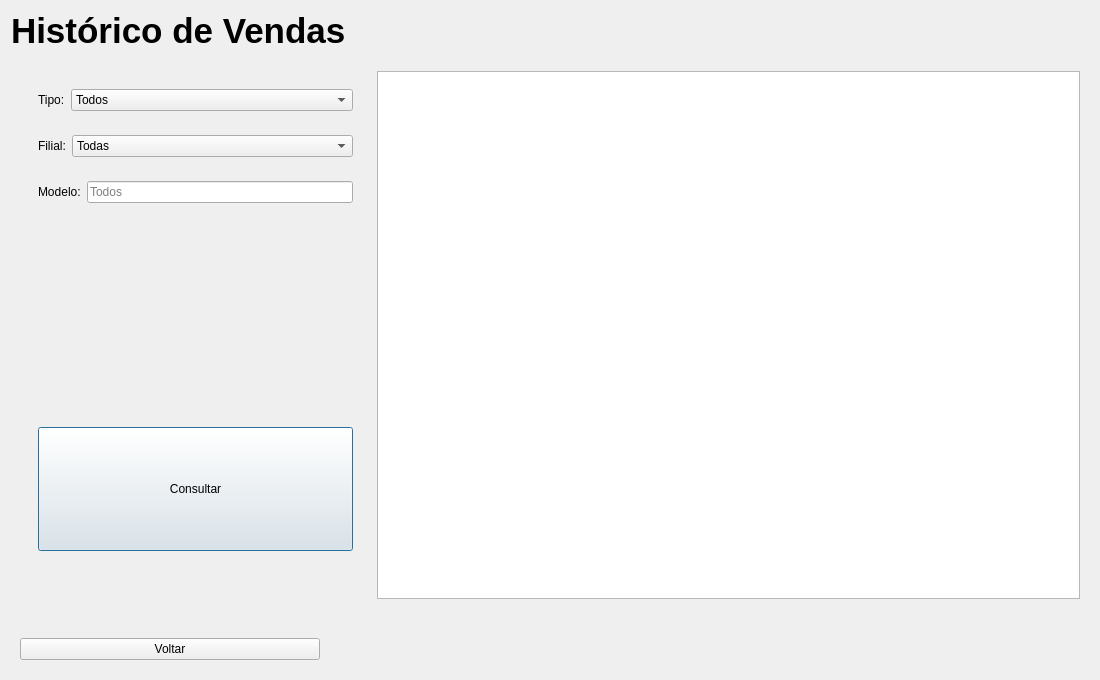
<?xml version="1.0" encoding="UTF-8"?>
<ui version="4.0">
 <class>TelaConsultaEstoque</class>
 <widget class="QDialog" name="TelaConsultaEstoque">
  <property name="geometry">
   <rect>
    <x>0</x>
    <y>0</y>
    <width>1100</width>
    <height>680</height>
   </rect>
  </property>
  <property name="windowTitle">
   <string>Dialog</string>
  </property>
  <layout class="QVBoxLayout" name="verticalLayout">
   <item>
    <widget class="QLabel" name="txt">
     <property name="font">
      <font>
       <pointsize>26</pointsize>
       <bold>true</bold>
      </font>
     </property>
     <property name="text">
      <string>Histórico de Vendas</string>
     </property>
    </widget>
   </item>
   <item>
    <spacer name="verticalSpacer_3">
     <property name="orientation">
      <enum>Qt::Vertical</enum>
     </property>
     <property name="sizeType">
      <enum>QSizePolicy::Fixed</enum>
     </property>
     <property name="sizeHint" stdset="0">
      <size>
       <width>20</width>
       <height>5</height>
      </size>
     </property>
    </spacer>
   </item>
   <item>
    <widget class="QWidget" name="widget_3" native="true">
     <layout class="QHBoxLayout" name="horizontalLayout">
      <item>
       <widget class="QWidget" name="widget" native="true">
        <property name="sizePolicy">
         <sizepolicy hsizetype="Preferred" vsizetype="MinimumExpanding">
          <horstretch>1</horstretch>
          <verstretch>0</verstretch>
         </sizepolicy>
        </property>
        <layout class="QVBoxLayout" name="verticalLayout_2">
         <item>
          <widget class="QWidget" name="widget_4" native="true">
           <property name="sizePolicy">
            <sizepolicy hsizetype="Minimum" vsizetype="Maximum">
             <horstretch>0</horstretch>
             <verstretch>0</verstretch>
            </sizepolicy>
           </property>
           <layout class="QHBoxLayout" name="horizontalLayout_4">
            <item>
             <widget class="QLabel" name="txtTipo">
              <property name="text">
               <string>Tipo:</string>
              </property>
             </widget>
            </item>
            <item>
             <widget class="QComboBox" name="inpTipo">
              <property name="sizePolicy">
               <sizepolicy hsizetype="MinimumExpanding" vsizetype="MinimumExpanding">
                <horstretch>0</horstretch>
                <verstretch>0</verstretch>
               </sizepolicy>
              </property>
              <item>
               <property name="text">
                <string>Todos</string>
               </property>
              </item>
              <item>
               <property name="text">
                <string>Carro</string>
               </property>
              </item>
              <item>
               <property name="text">
                <string>Moto</string>
               </property>
              </item>
             </widget>
            </item>
           </layout>
          </widget>
         </item>
         <item>
          <widget class="QWidget" name="widget_2" native="true">
           <property name="sizePolicy">
            <sizepolicy hsizetype="Preferred" vsizetype="Maximum">
             <horstretch>0</horstretch>
             <verstretch>0</verstretch>
            </sizepolicy>
           </property>
           <layout class="QHBoxLayout" name="horizontalLayout_3">
            <item>
             <widget class="QLabel" name="txtFilial">
              <property name="text">
               <string>Filial:</string>
              </property>
             </widget>
            </item>
            <item>
             <widget class="QComboBox" name="inpFilial">
              <property name="sizePolicy">
               <sizepolicy hsizetype="MinimumExpanding" vsizetype="Fixed">
                <horstretch>0</horstretch>
                <verstretch>0</verstretch>
               </sizepolicy>
              </property>
              <item>
               <property name="text">
                <string>Todas</string>
               </property>
              </item>
              <item>
               <property name="text">
                <string>Londrina</string>
               </property>
              </item>
              <item>
               <property name="text">
                <string>Maringá</string>
               </property>
              </item>
              <item>
               <property name="text">
                <string>Curitiba</string>
               </property>
              </item>
             </widget>
            </item>
           </layout>
          </widget>
         </item>
         <item>
          <widget class="QWidget" name="widget_5" native="true">
           <property name="sizePolicy">
            <sizepolicy hsizetype="Preferred" vsizetype="Maximum">
             <horstretch>0</horstretch>
             <verstretch>0</verstretch>
            </sizepolicy>
           </property>
           <layout class="QHBoxLayout" name="horizontalLayout_5">
            <item>
             <widget class="QLabel" name="txtModelo">
              <property name="text">
               <string>Modelo:</string>
              </property>
             </widget>
            </item>
            <item>
             <widget class="QLineEdit" name="inpModelo">
              <property name="sizePolicy">
               <sizepolicy hsizetype="MinimumExpanding" vsizetype="Fixed">
                <horstretch>0</horstretch>
                <verstretch>0</verstretch>
               </sizepolicy>
              </property>
              <property name="inputMask">
               <string/>
              </property>
              <property name="text">
               <string/>
              </property>
              <property name="placeholderText">
               <string>Todos</string>
              </property>
             </widget>
            </item>
           </layout>
          </widget>
         </item>
         <item>
          <spacer name="verticalSpacer">
           <property name="orientation">
            <enum>Qt::Vertical</enum>
           </property>
           <property name="sizeType">
            <enum>QSizePolicy::Fixed</enum>
           </property>
           <property name="sizeHint" stdset="0">
            <size>
             <width>20</width>
             <height>200</height>
            </size>
           </property>
          </spacer>
         </item>
         <item>
          <widget class="QWidget" name="widget_6" native="true">
           <layout class="QHBoxLayout" name="horizontalLayout_6">
            <item>
             <widget class="QPushButton" name="botCadastrar">
              <property name="sizePolicy">
               <sizepolicy hsizetype="Minimum" vsizetype="Preferred">
                <horstretch>0</horstretch>
                <verstretch>0</verstretch>
               </sizepolicy>
              </property>
              <property name="maximumSize">
               <size>
                <width>16777215</width>
                <height>200</height>
               </size>
              </property>
              <property name="text">
               <string>Consultar</string>
              </property>
             </widget>
            </item>
           </layout>
          </widget>
         </item>
         <item>
          <spacer name="verticalSpacer_2">
           <property name="orientation">
            <enum>Qt::Vertical</enum>
           </property>
           <property name="sizeType">
            <enum>QSizePolicy::Maximum</enum>
           </property>
           <property name="sizeHint" stdset="0">
            <size>
             <width>20</width>
             <height>30</height>
            </size>
           </property>
          </spacer>
         </item>
        </layout>
       </widget>
      </item>
      <item>
       <widget class="QTableWidget" name="tabelaWidget">
        <property name="sizePolicy">
         <sizepolicy hsizetype="Preferred" vsizetype="MinimumExpanding">
          <horstretch>2</horstretch>
          <verstretch>0</verstretch>
         </sizepolicy>
        </property>
       </widget>
      </item>
     </layout>
    </widget>
   </item>
   <item>
    <spacer name="verticalSpacer_4">
     <property name="orientation">
      <enum>Qt::Vertical</enum>
     </property>
     <property name="sizeType">
      <enum>QSizePolicy::Fixed</enum>
     </property>
     <property name="sizeHint" stdset="0">
      <size>
       <width>20</width>
       <height>15</height>
      </size>
     </property>
    </spacer>
   </item>
   <item>
    <widget class="QWidget" name="config" native="true">
     <layout class="QHBoxLayout" name="horizontalLayout_2">
      <item>
       <widget class="QPushButton" name="botVoltar">
        <property name="sizePolicy">
         <sizepolicy hsizetype="Preferred" vsizetype="Fixed">
          <horstretch>0</horstretch>
          <verstretch>0</verstretch>
         </sizepolicy>
        </property>
        <property name="minimumSize">
         <size>
          <width>300</width>
          <height>0</height>
         </size>
        </property>
        <property name="text">
         <string>Voltar</string>
        </property>
       </widget>
      </item>
      <item>
       <spacer name="horizontalSpacer_3">
        <property name="orientation">
         <enum>Qt::Horizontal</enum>
        </property>
        <property name="sizeType">
         <enum>QSizePolicy::Expanding</enum>
        </property>
        <property name="sizeHint" stdset="0">
         <size>
          <width>40</width>
          <height>20</height>
         </size>
        </property>
       </spacer>
      </item>
     </layout>
    </widget>
   </item>
  </layout>
 </widget>
 <resources/>
 <connections/>
</ui>
